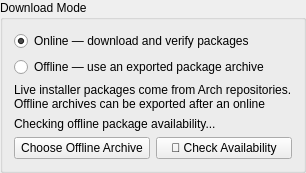
           <widget class="QGroupBox" name="isoModeGroup">
            <property name="title">
             <string>Download Mode</string>
            </property>
            <layout class="QVBoxLayout" name="verticalLayout_mode">
             <item>
              <widget class="QRadioButton" name="onlineModeRadio">
               <property name="text">
                <string>Online — download and verify packages</string>
               </property>
               <property name="checked">
                <bool>true</bool>
               </property>
              </widget>
             </item>
             <item>
              <widget class="QRadioButton" name="offlineModeRadio">
               <property name="text">
                <string>Offline — use an exported package archive</string>
               </property>
              </widget>
             </item>
             <item>
              <widget class="QLabel" name="isoDownloadInfoLabel">
               <property name="text">
                <string>Live installer packages come from Arch repositories. Offline archives can be exported after an online build.</string>
               </property>
               <property name="wordWrap">
                <bool>true</bool>
               </property>
              </widget>
             </item>
             <item>
              <spacer name="isoDownloadModeSpacer">
               <property name="orientation">
                <enum>Qt::Orientation::Vertical</enum>
               </property>
               <property name="sizeHint" stdset="0">
                <size>
                 <width>0</width>
                 <height>0</height>
                </size>
               </property>
              </spacer>
             </item>
             <item>
              <widget class="QLabel" name="offlineStatusLabel">
               <property name="text">
                <string>Checking offline package availability...</string>
               </property>
               <property name="wordWrap">
                <bool>true</bool>
               </property>
              </widget>
             </item>
             <item>
              <layout class="QHBoxLayout" name="horizontalLayout_offline_buttons">
               <item>
                <widget class="QPushButton" name="downloadOfflineButton">
                 <property name="text">
                  <string>Choose Offline Archive</string>
                 </property>
                 <property name="visible">
                  <bool>false</bool>
                 </property>
                </widget>
               </item>
               <item>
                <widget class="QPushButton" name="checkAvailabilityButton">
                 <property name="text">
                  <string>🔄 Check Availability</string>
                 </property>
                </widget>
               </item>
              </layout>
             </item>
            </layout>
           </widget>
